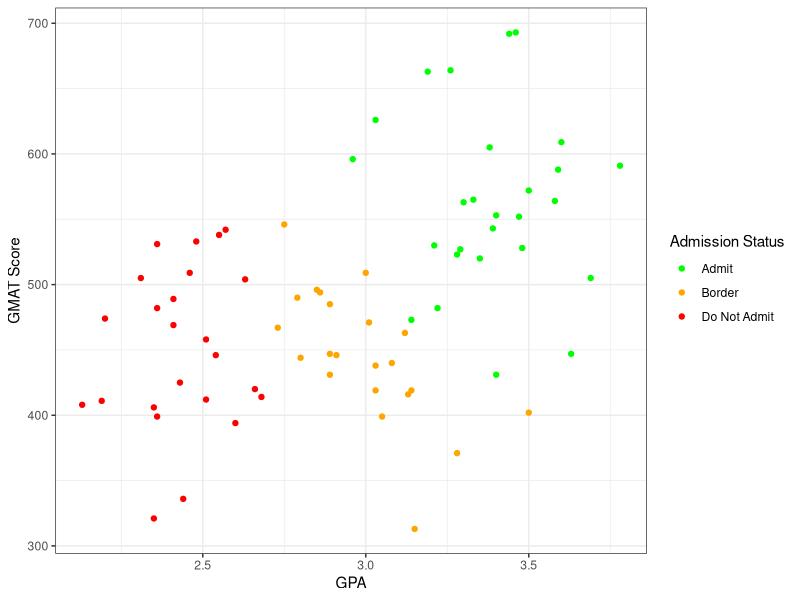
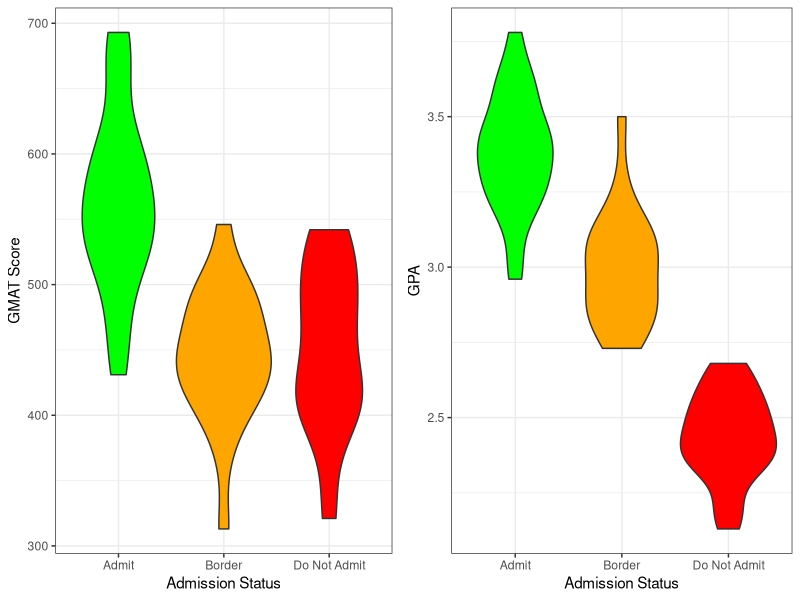
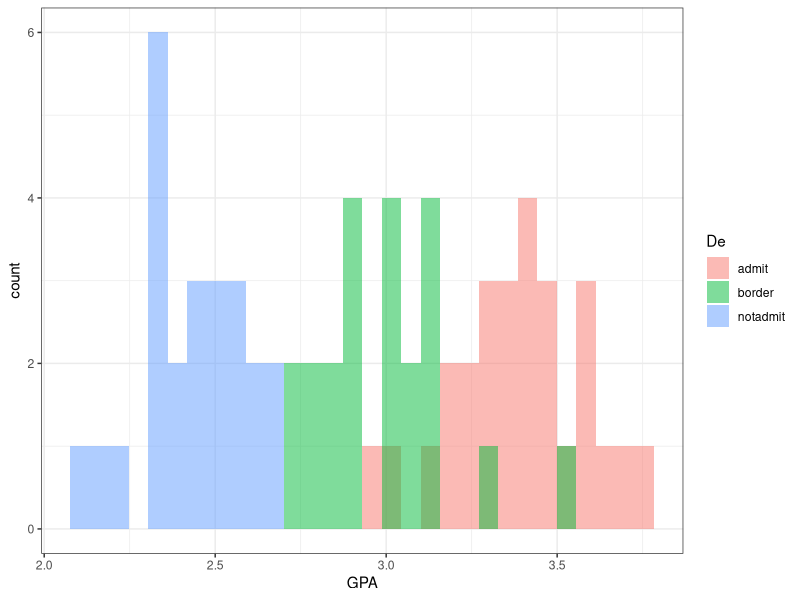

Recreate these plots in R, in order.
## ---- chunk 1
library(tidyverse)
## ---- chunk 2
library(tidyverse)
library(gridExtra)

admission <- read.csv("admission.csv")



str(admission)
admission$De <- as.factor(admission$De)

# Split into training and testing sets
admission_test <- admission %>% 
  group_by(De) %>% 
  slice_tail(n=4)

admission_train <- anti_join(admission, admission_test)

summary(admission_train)

# Scatter plot of GMAT vs GPA
ggplot(admission_train, aes(x=GPA, y=GMAT, col=De)) +
  geom_point() + 
  scale_color_manual("Admission Status",values=c("green", 'orange', "red"),
                    labels=c("Admit", "Border", "Do Not Admit")) +
  xlab("GPA") +
  ylab("GMAT Score") +
  theme_bw()

# Violin plots: GPA and GMAT vs admission status 
create_violin_plot <- function(data, y_var, y_label=y_var) {
  ggplot(data, aes(x = De, y = .data[[y_var]], fill = De)) +
    geom_violin() +
    scale_fill_manual(values = c("green", "orange", "red")) +
    guides(fill = "none") +
    xlab("Admission Status") +
    ylab(y_label) +
    scale_x_discrete(labels = c("Admit", "Border", "Do Not Admit")) +
    theme_bw()
}

gmat_vs_status <- create_violin_plot(admission_train, "GMAT", "GMAT Score")
gpa_vs_status <- create_violin_plot(admission_train, "GPA")
grid.arrange(gmat_vs_status, gpa_vs_status, nrow = 1, ncol = 2)

# Histograms
ggplot(admission_train, aes(x=GPA, fill=De)) +
  geom_histogram(alpha = 0.5, position = "identity") +
  theme_bw()
